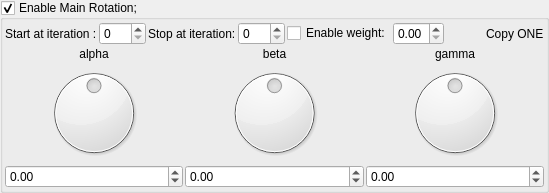
    <widget class="MyGroupBox" name="groupCheck_mandelbulb5_main_rotation1_enabled">
     <property name="title">
      <string>Enable Main Rotation;</string>
     </property>
     <property name="checkable">
      <bool>true</bool>
     </property>
     <layout class="QVBoxLayout" name="verticalLayout_8" stretch="0,0">
      <property name="spacing">
       <number>2</number>
      </property>
      <property name="leftMargin">
       <number>2</number>
      </property>
      <property name="topMargin">
       <number>2</number>
      </property>
      <property name="rightMargin">
       <number>2</number>
      </property>
      <property name="bottomMargin">
       <number>2</number>
      </property>
      <item>
       <layout class="QGridLayout" name="gridLayout_9">
        <item row="0" column="0">
         <widget class="QLabel" name="label_17">
          <property name="text">
           <string>Start at iteration :</string>
          </property>
         </widget>
        </item>
        <item row="0" column="6">
         <widget class="MyDoubleSpinBox" name="spinbox_mandelbulb5_main_rotation1_weight">
          <property name="sizePolicy">
           <sizepolicy hsizetype="Minimum" vsizetype="Maximum">
            <horstretch>0</horstretch>
            <verstretch>0</verstretch>
           </sizepolicy>
          </property>
          <property name="decimals">
           <number>2</number>
          </property>
          <property name="minimum">
           <double>0.000000000000000</double>
          </property>
          <property name="maximum">
           <double>1.000000000000000</double>
          </property>
          <property name="singleStep">
           <double>0.100000000000000</double>
          </property>
          <property name="value">
           <double>0.000000000000000</double>
          </property>
         </widget>
        </item>
        <item row="0" column="2">
         <widget class="QLabel" name="label_20">
          <property name="text">
           <string>Stop at iteration:</string>
          </property>
         </widget>
        </item>
        <item row="0" column="3">
         <widget class="MySpinBox" name="spinboxInt_mandelbulb5_main_rotation1_stop_iterations">
          <property name="sizePolicy">
           <sizepolicy hsizetype="Minimum" vsizetype="Maximum">
            <horstretch>0</horstretch>
            <verstretch>0</verstretch>
           </sizepolicy>
          </property>
          <property name="maximum">
           <number>250</number>
          </property>
         </widget>
        </item>
        <item row="0" column="8">
         <widget class="QLabel" name="label_123">
          <property name="text">
           <string>Copy ONE</string>
          </property>
         </widget>
        </item>
        <item row="0" column="1">
         <widget class="MySpinBox" name="spinboxInt_mandelbulb5_main_rotation1_start_iterations">
          <property name="sizePolicy">
           <sizepolicy hsizetype="Minimum" vsizetype="Maximum">
            <horstretch>0</horstretch>
            <verstretch>0</verstretch>
           </sizepolicy>
          </property>
          <property name="maximum">
           <number>250</number>
          </property>
         </widget>
        </item>
        <item row="0" column="7">
         <spacer name="horizontalSpacer_5">
          <property name="orientation">
           <enum>Qt::Horizontal</enum>
          </property>
          <property name="sizeHint" stdset="0">
           <size>
            <width>40</width>
            <height>20</height>
           </size>
          </property>
         </spacer>
        </item>
        <item row="0" column="4">
         <widget class="QCheckBox" name="checkBox_mandelbulb5_main_rotation1_weight_enabled">
          <property name="text">
           <string>Enable weight:</string>
          </property>
         </widget>
        </item>
       </layout>
      </item>
      <item>
       <layout class="QGridLayout" name="gridLayout_10">
        <property name="spacing">
         <number>2</number>
        </property>
        <item row="1" column="2">
         <widget class="QLabel" name="label_36">
          <property name="text">
           <string>gamma</string>
          </property>
          <property name="alignment">
           <set>Qt::AlignCenter</set>
          </property>
         </widget>
        </item>
        <item row="1" column="1">
         <widget class="QLabel" name="label_34">
          <property name="text">
           <string>beta</string>
          </property>
          <property name="alignment">
           <set>Qt::AlignCenter</set>
          </property>
         </widget>
        </item>
        <item row="1" column="0">
         <widget class="QLabel" name="label_35">
          <property name="text">
           <string>alpha</string>
          </property>
          <property name="alignment">
           <set>Qt::AlignCenter</set>
          </property>
         </widget>
        </item>
        <item row="2" column="1">
         <widget class="QDial" name="dial3_mandelbulb5_main_rotation1_y">
          <property name="minimum">
           <number>-18000</number>
          </property>
          <property name="maximum">
           <number>18000</number>
          </property>
          <property name="wrapping">
           <bool>true</bool>
          </property>
         </widget>
        </item>
        <item row="2" column="2">
         <widget class="QDial" name="dial3_mandelbulb5_main_rotation1_z">
          <property name="minimum">
           <number>-18000</number>
          </property>
          <property name="maximum">
           <number>18000</number>
          </property>
          <property name="wrapping">
           <bool>true</bool>
          </property>
         </widget>
        </item>
        <item row="3" column="0">
         <widget class="MyDoubleSpinBox" name="spinboxd3_mandelbulb5_main_rotation1_x">
          <property name="sizePolicy">
           <sizepolicy hsizetype="Minimum" vsizetype="Maximum">
            <horstretch>0</horstretch>
            <verstretch>0</verstretch>
           </sizepolicy>
          </property>
          <property name="prefix">
           <string/>
          </property>
          <property name="suffix">
           <string/>
          </property>
          <property name="decimals">
           <number>2</number>
          </property>
          <property name="minimum">
           <double>-180.000000000000000</double>
          </property>
          <property name="maximum">
           <double>180.000000000000000</double>
          </property>
          <property name="singleStep">
           <double>1.000000000000000</double>
          </property>
         </widget>
        </item>
        <item row="2" column="0">
         <widget class="QDial" name="dial3_mandelbulb5_main_rotation1_x">
          <property name="minimum">
           <number>-18000</number>
          </property>
          <property name="maximum">
           <number>18000</number>
          </property>
          <property name="wrapping">
           <bool>true</bool>
          </property>
         </widget>
        </item>
        <item row="3" column="2">
         <widget class="MyDoubleSpinBox" name="spinboxd3_mandelbulb5_main_rotation1_z">
          <property name="sizePolicy">
           <sizepolicy hsizetype="Minimum" vsizetype="Maximum">
            <horstretch>0</horstretch>
            <verstretch>0</verstretch>
           </sizepolicy>
          </property>
          <property name="prefix">
           <string/>
          </property>
          <property name="suffix">
           <string/>
          </property>
          <property name="decimals">
           <number>2</number>
          </property>
          <property name="minimum">
           <double>-180.000000000000000</double>
          </property>
          <property name="maximum">
           <double>180.000000000000000</double>
          </property>
          <property name="singleStep">
           <double>1.000000000000000</double>
          </property>
         </widget>
        </item>
        <item row="3" column="1">
         <widget class="MyDoubleSpinBox" name="spinboxd3_mandelbulb5_main_rotation1_y">
          <property name="sizePolicy">
           <sizepolicy hsizetype="Minimum" vsizetype="Maximum">
            <horstretch>0</horstretch>
            <verstretch>0</verstretch>
           </sizepolicy>
          </property>
          <property name="prefix">
           <string/>
          </property>
          <property name="suffix">
           <string/>
          </property>
          <property name="decimals">
           <number>2</number>
          </property>
          <property name="minimum">
           <double>-180.000000000000000</double>
          </property>
          <property name="maximum">
           <double>180.000000000000000</double>
          </property>
          <property name="singleStep">
           <double>1.000000000000000</double>
          </property>
         </widget>
        </item>
       </layout>
      </item>
     </layout>
    </widget>
